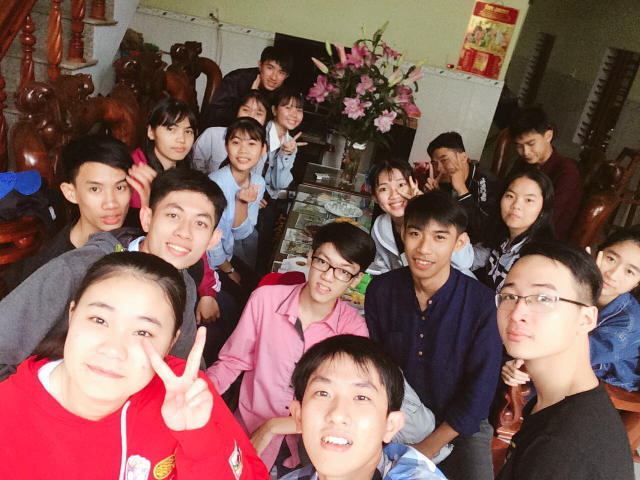
#> input picture Test.jpg, 1280 x 960 px, given in place of the camera (shown at 1/2 size)
$ python DetectColor.py
#> lines starting #> are read from the running program, lines starting #| are printed output that depends on the picture; after the words box and inside, x2 and y2 are one past the last pixel; in counts of white or black regions, pixels touching at a corner belong together
import cv2 as cv
import numpy as np
import imutils


def main():
    cap = cv.VideoCapture(0)

    if cap.isOpened():
        ret, frame = cap.read()
#> frame is the input picture: shape (960, 1280, 3); mean B, G, R 88.4, 94.3, 129.2

    else:
        ret = False

    while ret:
        ret, frame = cap.read()
        frame = imutils.resize(frame, width=450)
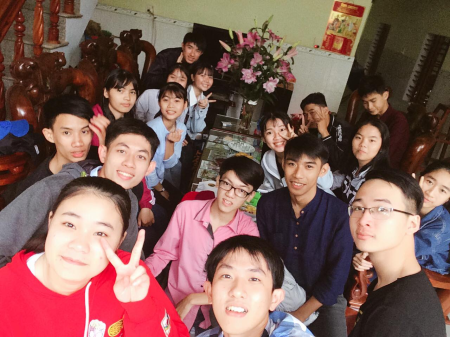
#> frame: shape (337, 450, 3); mean B, G, R 88.4, 94.3, 129.2
        hsv = cv.cvtColor(frame, cv.COLOR_BGR2HSV)
#> hsv: shape (337, 450, 3); mean H, S, V 49.9, 103.9, 131.6

        # blur range
        b_low = np.array([100, 50, 50])
        b_high = np.array([140, 255, 255])

        # green range
        sensitivity = 15;
        g_low = np.array([40, 100, 50])
        g_high = np.array([100, 255, 255])

        # red range
        r_low = np.array([170, 25, 20])
        r_high = np.array([179, 255, 255])

        # make mask
        img_mask_b = cv.inRange(hsv, b_low, b_high)
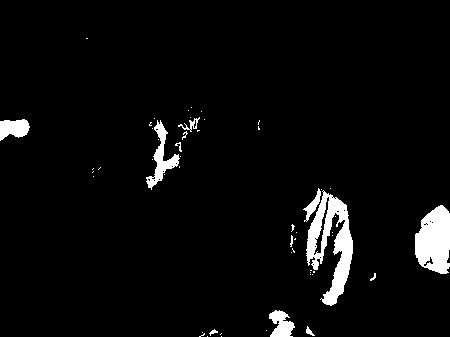
#> img_mask_b: shape (337, 450); 4.3% white; 55 white regions (42 under 20 px), largest, box (x1, y1, x2, y2) and area: (306, 190, 353, 306) 2462, (415, 205, 450, 274) 1858, (146, 120, 180, 190) 702
        img_mask_g = cv.inRange(hsv, g_low, g_high)
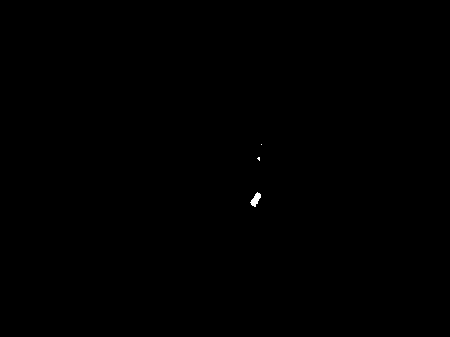
#> img_mask_g: shape (337, 450); 0.06% white; 3 white regions (2 under 20 px), largest, box (x1, y1, x2, y2) and area: (250, 192, 261, 207) 86
        img_mask_r = cv.inRange(hsv, r_low, r_high)
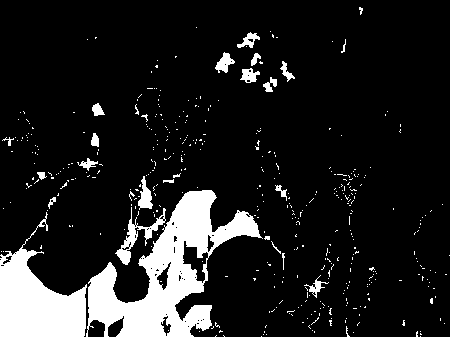
#> img_mask_r: shape (337, 450); 12.5% white; 432 white regions (406 under 20 px), largest, box (x1, y1, x2, y2) and area: (86, 190, 263, 337) 9918, (0, 212, 87, 337) 5357, (115, 207, 166, 265) 651
        # bitwise operation
        output_b = cv.bitwise_and(frame, frame, mask=img_mask_b)
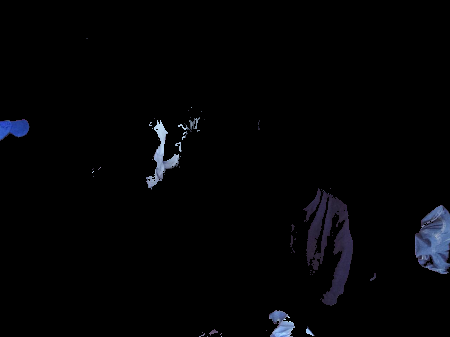
#> output_b: shape (337, 450, 3); mean B, G, R 5, 3.5, 3.1
        output_g = cv.bitwise_and(frame, frame, mask=img_mask_g)
        output_r = cv.bitwise_and(frame, frame, mask=img_mask_r)
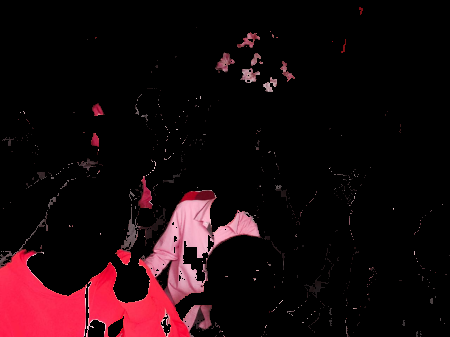
#> output_r: shape (337, 450, 3); mean B, G, R 12.2, 8.8, 25.6
        cv.imshow('blue', output_b)
        cv.imshow('green', output_g)
        cv.imshow('red', output_r)
        cv.imshow('original', frame)
        if cv.waitKey(1) == ord('q'):
#> (key q is pressed here)
            break

    cv.destroyAllWindows()
    cap.release()


if __name__ == '__main__':
    main()

$ run again, on 1.jpg
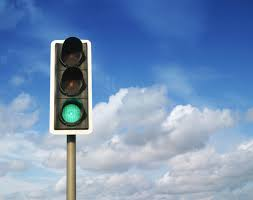
#> input picture 1.jpg, 253 x 200 px, given in place of the camera
#> in main, frame is the input picture: shape (200, 253, 3); mean B, G, R 185, 146.7, 118.3
#> frame: shape (355, 450, 3)
#> hsv: shape (355, 450, 3); mean H, S, V 101.6, 99.3, 186.5
#> in main, `img_mask_b = cv.inRange(hsv, b_low, b_high)`:
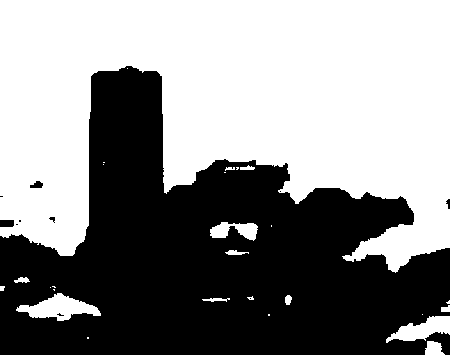
#> img_mask_b: shape (355, 450); 54.4% white; 11 black regions (6 under 20 px), largest, box (x1, y1, x2, y2) and area: (0, 66, 450, 355) 72642, (0, 220, 14, 227) 97, (30, 181, 43, 188) 64, (446, 199, 450, 209) 26, (49, 217, 55, 223) 20
#> img_mask_g: shape (355, 450); 0.68% white; 7 white regions (5 under 20 px), largest, box (x1, y1, x2, y2) and area: (107, 184, 144, 219) 982, (123, 174, 146, 186) 84
#> img_mask_r: shape (355, 450); 0.03% white in thin lines or dots, all inside (x1, y1, x2, y2) = (102, 80, 156, 188)
#> in main, `output_b = cv.bitwise_and(frame, frame, mask=img_mask_b)`:
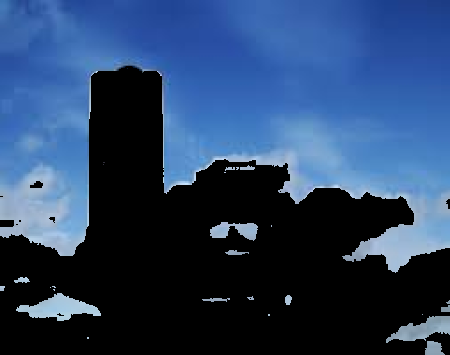
#> output_b: shape (355, 450, 3); mean B, G, R 100.1, 65.3, 41.4
